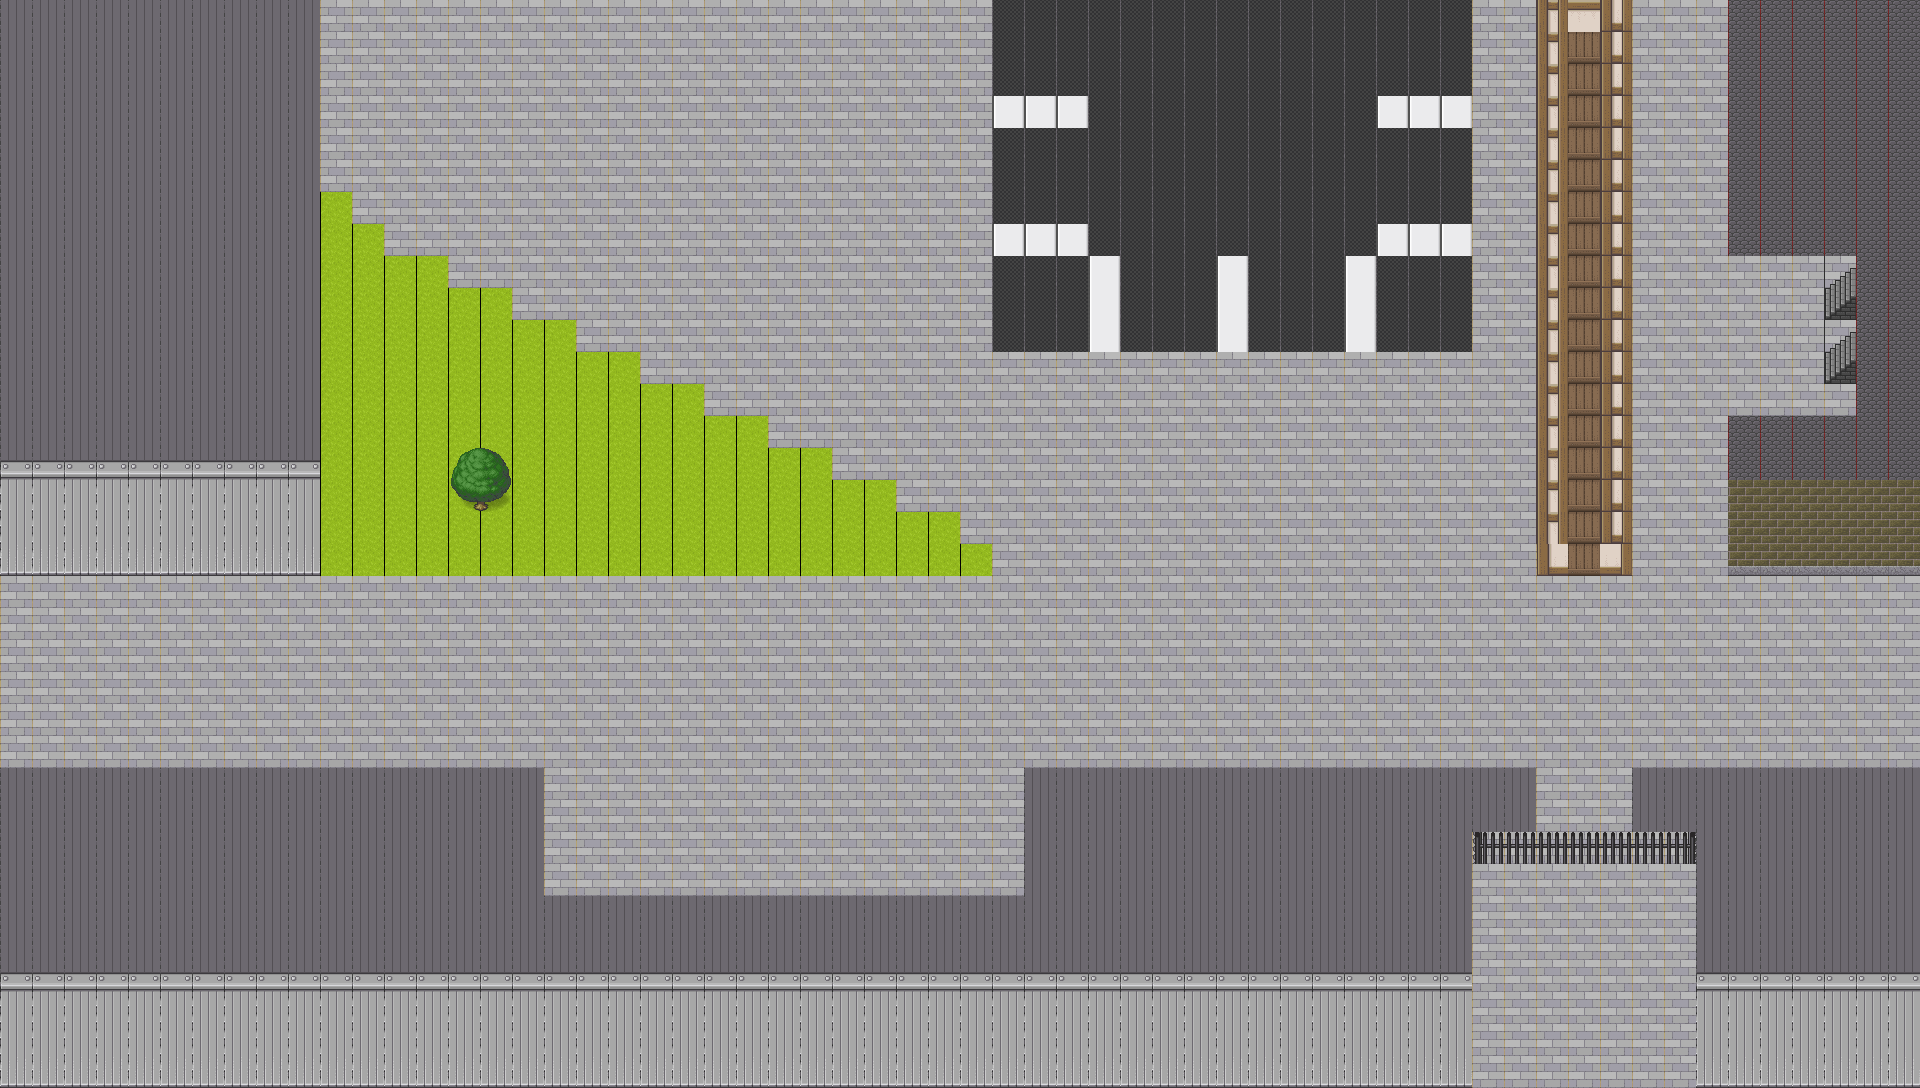

Tiled map render using the project's own tile images. Description and the map definition, with tile-layer contents summarised, below:
An orthogonal 60x34 tile map with 32x32 px tiles, 3 tile layers (floor, wall, decoration no collision), 2 tilesets and 13 objects (5x raccoon, 4x crow, from se2 outside 1, Player Spawn, se2 outside 2 to rec outside, ...).

<map version="1.2" tiledversion="1.3.4" orientation="orthogonal" renderorder="right-down" width="60" height="34" tilewidth="32" tileheight="32" infinite="0" nextlayerid="10" nextobjectid="15">
 <editorsettings>
  <export target="../../public/assets/Map/se2 to se14 outside p2.json" format="json" />
 </editorsettings>
 <tileset firstgid="1" name="main tileset" tilewidth="32" tileheight="32" tilecount="1380" columns="10">
  <image source="../tileset.png" width="328" height="4419" />
  <tile id="580">
   <properties>
    <property name="collides" type="bool" value="true" />
   </properties>
  </tile>
  <tile id="581">
   <properties>
    <property name="collides" type="bool" value="true" />
   </properties>
  </tile>
  <tile id="582">
   <properties>
    <property name="collides" type="bool" value="true" />
   </properties>
  </tile>
  <tile id="583">
   <properties>
    <property name="collides" type="bool" value="true" />
   </properties>
  </tile>
  <tile id="584">
   <properties>
    <property name="collides" type="bool" value="true" />
   </properties>
  </tile>
  <tile id="585">
   <properties>
    <property name="collides" type="bool" value="true" />
   </properties>
  </tile>
  <tile id="590">
   <properties>
    <property name="collides" type="bool" value="true" />
   </properties>
  </tile>
  <tile id="591">
   <properties>
    <property name="collides" type="bool" value="true" />
   </properties>
  </tile>
  <tile id="592">
   <properties>
    <property name="collides" type="bool" value="true" />
   </properties>
  </tile>
  <tile id="593">
   <properties>
    <property name="collides" type="bool" value="true" />
   </properties>
  </tile>
  <tile id="594">
   <properties>
    <property name="collides" type="bool" value="true" />
   </properties>
  </tile>
  <tile id="595">
   <properties>
    <property name="collides" type="bool" value="true" />
   </properties>
  </tile>
  <tile id="705">
   <properties>
    <property name="collides" type="bool" value="true" />
   </properties>
  </tile>
  <tile id="715">
   <properties>
    <property name="collides" type="bool" value="true" />
   </properties>
  </tile>
  <tile id="840">
   <properties>
    <property name="collides" type="bool" value="true" />
   </properties>
  </tile>
  <tile id="841">
   <properties>
    <property name="collides" type="bool" value="true" />
   </properties>
  </tile>
  <tile id="842">
   <properties>
    <property name="collides" type="bool" value="true" />
   </properties>
  </tile>
  <tile id="843">
   <properties>
    <property name="collides" type="bool" value="true" />
   </properties>
  </tile>
  <tile id="844">
   <properties>
    <property name="collides" type="bool" value="true" />
   </properties>
  </tile>
  <tile id="845">
   <properties>
    <property name="collides" type="bool" value="true" />
   </properties>
  </tile>
  <tile id="846">
   <properties>
    <property name="collides" type="bool" value="true" />
   </properties>
  </tile>
  <tile id="847">
   <properties>
    <property name="collides" type="bool" value="true" />
   </properties>
  </tile>
  <tile id="848">
   <properties>
    <property name="collides" type="bool" value="true" />
   </properties>
  </tile>
  <tile id="850">
   <properties>
    <property name="collides" type="bool" value="true" />
   </properties>
  </tile>
  <tile id="851">
   <properties>
    <property name="collides" type="bool" value="true" />
   </properties>
  </tile>
  <tile id="852">
   <properties>
    <property name="collides" type="bool" value="true" />
   </properties>
  </tile>
  <tile id="853">
   <properties>
    <property name="collides" type="bool" value="true" />
   </properties>
  </tile>
  <tile id="854">
   <properties>
    <property name="collides" type="bool" value="true" />
   </properties>
  </tile>
  <tile id="855">
   <properties>
    <property name="collides" type="bool" value="true" />
   </properties>
  </tile>
  <tile id="856">
   <properties>
    <property name="collides" type="bool" value="true" />
   </properties>
  </tile>
  <tile id="857">
   <properties>
    <property name="collides" type="bool" value="true" />
   </properties>
  </tile>
  <tile id="858">
   <properties>
    <property name="collides" type="bool" value="true" />
   </properties>
  </tile>
  <tile id="860">
   <properties>
    <property name="collides" type="bool" value="true" />
   </properties>
  </tile>
  <tile id="861">
   <properties>
    <property name="collides" type="bool" value="true" />
   </properties>
  </tile>
  <tile id="862">
   <properties>
    <property name="collides" type="bool" value="true" />
   </properties>
  </tile>
  <tile id="864">
   <properties>
    <property name="collides" type="bool" value="true" />
   </properties>
  </tile>
  <tile id="865">
   <properties>
    <property name="collides" type="bool" value="true" />
   </properties>
  </tile>
  <tile id="866">
   <properties>
    <property name="collides" type="bool" value="true" />
   </properties>
  </tile>
  <tile id="893">
   <properties>
    <property name="collides" type="bool" value="true" />
   </properties>
  </tile>
  <tile id="894">
   <properties>
    <property name="collides" type="bool" value="true" />
   </properties>
  </tile>
  <tile id="895">
   <properties>
    <property name="collides" type="bool" value="true" />
   </properties>
  </tile>
  <tile id="896">
   <properties>
    <property name="collides" type="bool" value="true" />
   </properties>
  </tile>
  <tile id="897">
   <properties>
    <property name="collides" type="bool" value="true" />
   </properties>
  </tile>
  <tile id="903">
   <properties>
    <property name="collides" type="bool" value="true" />
   </properties>
  </tile>
  <tile id="905">
   <properties>
    <property name="collides" type="bool" value="true" />
   </properties>
  </tile>
  <tile id="906">
   <properties>
    <property name="collides" type="bool" value="true" />
   </properties>
  </tile>
  <tile id="907">
   <properties>
    <property name="collides" type="bool" value="true" />
   </properties>
  </tile>
  <tile id="915">
   <properties>
    <property name="collides" type="bool" value="true" />
   </properties>
  </tile>
  <tile id="916">
   <properties>
    <property name="collides" type="bool" value="true" />
   </properties>
  </tile>
  <tile id="917">
   <properties>
    <property name="collides" type="bool" value="true" />
   </properties>
  </tile>
 </tileset>
 <tileset firstgid="1381" name="main tileset" tilewidth="32" tileheight="32" tilecount="1380" columns="10">
  <image source="../tileset.png" width="328" height="4419" />
  <tile id="580">
   <properties>
    <property name="collides" type="bool" value="true" />
   </properties>
  </tile>
  <tile id="581">
   <properties>
    <property name="collides" type="bool" value="true" />
   </properties>
  </tile>
  <tile id="582">
   <properties>
    <property name="collides" type="bool" value="true" />
   </properties>
  </tile>
  <tile id="583">
   <properties>
    <property name="collides" type="bool" value="true" />
   </properties>
  </tile>
  <tile id="584">
   <properties>
    <property name="collides" type="bool" value="true" />
   </properties>
  </tile>
  <tile id="585">
   <properties>
    <property name="collides" type="bool" value="true" />
   </properties>
  </tile>
  <tile id="590">
   <properties>
    <property name="collides" type="bool" value="true" />
   </properties>
  </tile>
  <tile id="591">
   <properties>
    <property name="collides" type="bool" value="true" />
   </properties>
  </tile>
  <tile id="592">
   <properties>
    <property name="collides" type="bool" value="true" />
   </properties>
  </tile>
  <tile id="593">
   <properties>
    <property name="collides" type="bool" value="true" />
   </properties>
  </tile>
  <tile id="594">
   <properties>
    <property name="collides" type="bool" value="true" />
   </properties>
  </tile>
  <tile id="595">
   <properties>
    <property name="collides" type="bool" value="true" />
   </properties>
  </tile>
  <tile id="705">
   <properties>
    <property name="collides" type="bool" value="true" />
   </properties>
  </tile>
  <tile id="715">
   <properties>
    <property name="collides" type="bool" value="true" />
   </properties>
  </tile>
  <tile id="840">
   <properties>
    <property name="collides" type="bool" value="true" />
   </properties>
  </tile>
  <tile id="841">
   <properties>
    <property name="collides" type="bool" value="true" />
   </properties>
  </tile>
  <tile id="842">
   <properties>
    <property name="collides" type="bool" value="true" />
   </properties>
  </tile>
  <tile id="843">
   <properties>
    <property name="collides" type="bool" value="true" />
   </properties>
  </tile>
  <tile id="844">
   <properties>
    <property name="collides" type="bool" value="true" />
   </properties>
  </tile>
  <tile id="845">
   <properties>
    <property name="collides" type="bool" value="true" />
   </properties>
  </tile>
  <tile id="846">
   <properties>
    <property name="collides" type="bool" value="true" />
   </properties>
  </tile>
  <tile id="847">
   <properties>
    <property name="collides" type="bool" value="true" />
   </properties>
  </tile>
  <tile id="848">
   <properties>
    <property name="collides" type="bool" value="true" />
   </properties>
  </tile>
  <tile id="850">
   <properties>
    <property name="collides" type="bool" value="true" />
   </properties>
  </tile>
  <tile id="851">
   <properties>
    <property name="collides" type="bool" value="true" />
   </properties>
  </tile>
  <tile id="852">
   <properties>
    <property name="collides" type="bool" value="true" />
   </properties>
  </tile>
  <tile id="853">
   <properties>
    <property name="collides" type="bool" value="true" />
   </properties>
  </tile>
  <tile id="854">
   <properties>
    <property name="collides" type="bool" value="true" />
   </properties>
  </tile>
  <tile id="855">
   <properties>
    <property name="collides" type="bool" value="true" />
   </properties>
  </tile>
  <tile id="856">
   <properties>
    <property name="collides" type="bool" value="true" />
   </properties>
  </tile>
  <tile id="857">
   <properties>
    <property name="collides" type="bool" value="true" />
   </properties>
  </tile>
  <tile id="858">
   <properties>
    <property name="collides" type="bool" value="true" />
   </properties>
  </tile>
  <tile id="860">
   <properties>
    <property name="collides" type="bool" value="true" />
   </properties>
  </tile>
  <tile id="861">
   <properties>
    <property name="collides" type="bool" value="true" />
   </properties>
  </tile>
  <tile id="862">
   <properties>
    <property name="collides" type="bool" value="true" />
   </properties>
  </tile>
  <tile id="864">
   <properties>
    <property name="collides" type="bool" value="true" />
   </properties>
  </tile>
  <tile id="865">
   <properties>
    <property name="collides" type="bool" value="true" />
   </properties>
  </tile>
  <tile id="866">
   <properties>
    <property name="collides" type="bool" value="true" />
   </properties>
  </tile>
  <tile id="893">
   <properties>
    <property name="collides" type="bool" value="true" />
   </properties>
  </tile>
  <tile id="894">
   <properties>
    <property name="collides" type="bool" value="true" />
   </properties>
  </tile>
  <tile id="895">
   <properties>
    <property name="collides" type="bool" value="true" />
   </properties>
  </tile>
  <tile id="896">
   <properties>
    <property name="collides" type="bool" value="true" />
   </properties>
  </tile>
  <tile id="897">
   <properties>
    <property name="collides" type="bool" value="true" />
   </properties>
  </tile>
  <tile id="903">
   <properties>
    <property name="collides" type="bool" value="true" />
   </properties>
  </tile>
  <tile id="905">
   <properties>
    <property name="collides" type="bool" value="true" />
   </properties>
  </tile>
  <tile id="906">
   <properties>
    <property name="collides" type="bool" value="true" />
   </properties>
  </tile>
  <tile id="907">
   <properties>
    <property name="collides" type="bool" value="true" />
   </properties>
  </tile>
  <tile id="915">
   <properties>
    <property name="collides" type="bool" value="true" />
   </properties>
  </tile>
  <tile id="916">
   <properties>
    <property name="collides" type="bool" value="true" />
   </properties>
  </tile>
  <tile id="917">
   <properties>
    <property name="collides" type="bool" value="true" />
   </properties>
  </tile>
 </tileset>
 <layer id="1" name="floor" width="60" height="34">
  <data>[2040 cells, 2040 non-empty, 2 distinct tile ids]</data>
 </layer>
 <objectgroup id="4" name="from se2 outside 1">
  <object id="1" name="from se2 outside 1" x="78" y="672">
   <point />
  </object>
 </objectgroup>
 <objectgroup id="9" name="Player Spawn">
  <object id="14" name="Player Spawn" x="196.659" y="671.667">
   <point />
  </object>
 </objectgroup>
 <objectgroup id="5" name="se2 outside 2 to rec outside">
  <object id="2" name="se2 outside 2 to rec outside" x="1846" y="686">
   <point />
  </object>
 </objectgroup>
 <objectgroup id="6" name="se14 front">
  <object id="4" name="se14 front" x="1802" y="328">
   <point />
  </object>
 </objectgroup>
 <objectgroup id="7" name="raccoon">
  <object id="5" name="raccoon" x="546" y="674">
   <point />
  </object>
  <object id="6" name="raccoon" x="828" y="704">
   <point />
  </object>
  <object id="7" name="raccoon" x="998" y="424">
   <point />
  </object>
  <object id="8" name="raccoon" x="636" y="188">
   <point />
  </object>
  <object id="9" name="raccoon" x="1490" y="652">
   <point />
  </object>
 </objectgroup>
 <objectgroup id="8" name="crow">
  <object id="10" name="crow" x="626" y="456">
   <point />
  </object>
  <object id="11" name="crow" x="898" y="550">
   <point />
  </object>
  <object id="12" name="crow" x="1314" y="380">
   <point />
  </object>
  <object id="13" name="crow" x="1224" y="668">
   <point />
  </object>
 </objectgroup>
 <layer id="2" name="wall" width="60" height="34">
  <data>[2040 cells, 813 non-empty, 20 distinct tile ids]</data>
 </layer>
 <layer id="3" name="decoration no collision" width="60" height="34">
  <data>[2040 cells, 167 non-empty, 4 distinct tile ids]</data>
 </layer>
</map>
